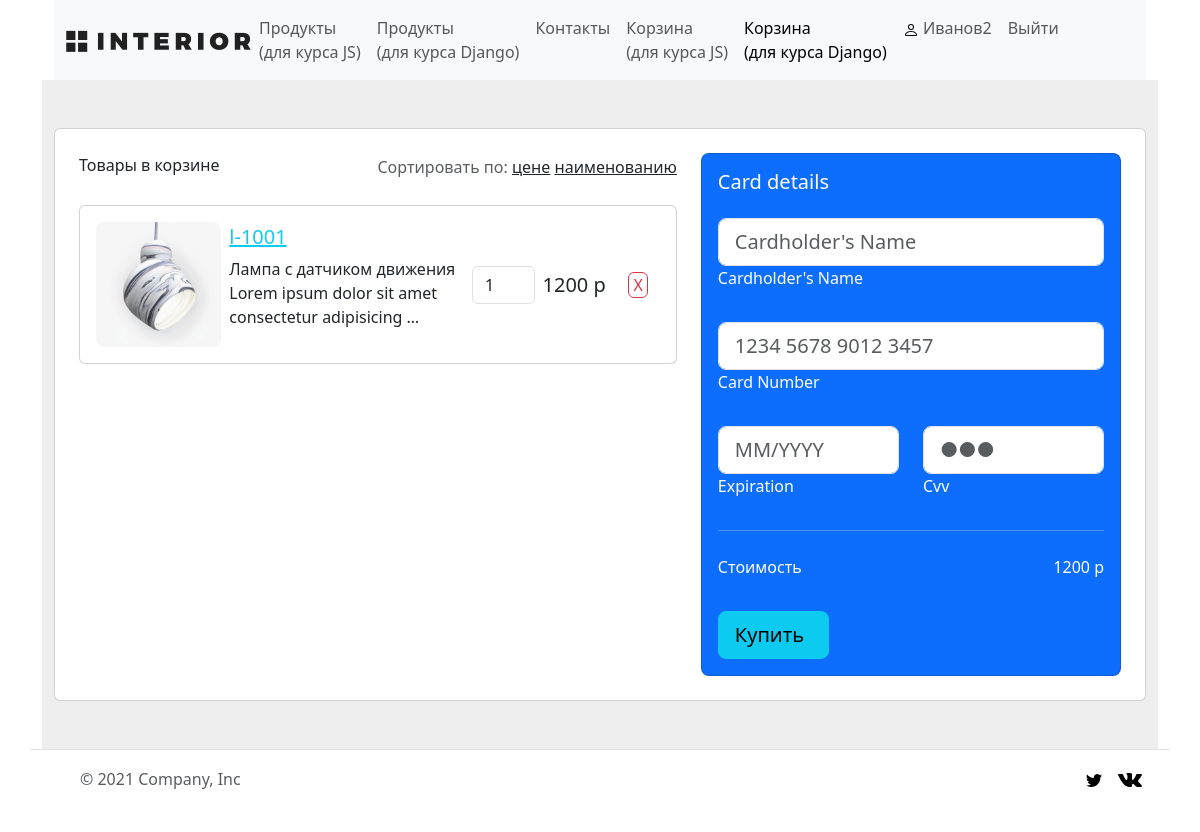
Before: /django_basket/ (signed in) with the older database file.
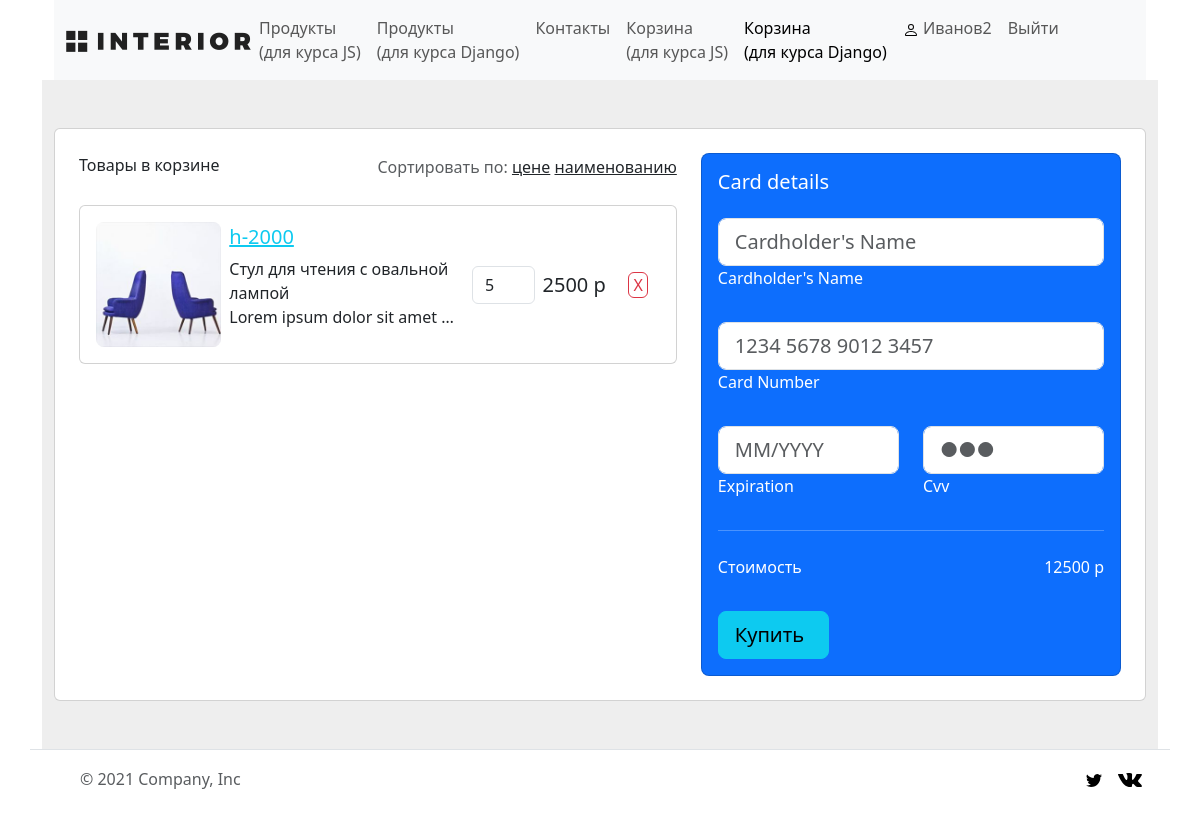
After: the same page with the newer database file.
### shop/models/basket_record.py (models this page shows, shortened)
class BasketRecord(models.Model):
    user = models.ForeignKey(
        verbose_name='Пользователь',
        to=settings.AUTH_USER_MODEL,
        on_delete=models.CASCADE,
    )
    product = models.ForeignKey(
        verbose_name='Товар',
        to='Product',
        on_delete=models.CASCADE,
    )
    count = models.PositiveSmallIntegerField(verbose_name='Количество')
    class Meta:
        verbose_name = 'Запись в корзине'
        verbose_name_plural = 'Записи в корзинах'
        ordering = ('user', 'product')
        unique_together = [['user', 'product']]

### shop/models/product.py (models this page shows, shortened)
class Product(models.Model):
    RATING_CHOICES = [(i, i) for i in range(1, 6)]
    title = models.CharField(
        verbose_name='Название товара',
        max_length=255,
        unique=True
    )
    rating = models.IntegerField(
        verbose_name='Оценка',
        null=True,
        blank=True,
        choices=RATING_CHOICES
    )
    short_description = models.CharField(
        verbose_name='Короткое описание',
        max_length=128
    )
    description = models.TextField(
        verbose_name='Описание',
        null=True,
        blank=True
    )
    price = models.DecimalField(
        verbose_name='Цена',
        max_digits=15,
        decimal_places=3,
    )
    date_updated = models.DateField(
        verbose_name='Дата изменения записи',
        auto_now=True
    )
    category = models.ForeignKey(
        verbose_name='Категория товара',
        to='ProductCategory',
        on_delete=models.CASCADE,
    )
    img = models.ImageField(
        verbose_name="Изображение товара",
        upload_to="img/%Y/%m/%d/",
    )
    quantity = models.PositiveIntegerField(
        verbose_name='Количество',
    )
    buyer = models.ManyToManyField(
        'Buyer',
        verbose_name='Покупатель',
    )
    class Meta:
        verbose_name = 'Продукт'
        verbose_name_plural = 'Продукты'
        ordering = ('title', 'date_updated')

### shop/views.py (the view, shortened to what this page needs)
class DjangoBasketView(ListView):
    template_name = 'shop/django_basket.html'
    model = BasketRecord
    context_object_name = 'records'
    def get_context_data(self, **kwargs):
        context = super().get_context_data(**kwargs)
        context['basket_value'] = 0
        records = BasketRecord.objects.filter(user=self.request.user)
        for record in records:
            context['basket_value'] += record.product.price * record.count
        context['sort_price'] = 'product__price'
        context['sort_title'] = 'product__title'
        if self.request.GET and self.request.GET.get('sort'):
            self.reverse_sort_parameter(
                ['sort_price', 'sort_title'],
                context
            )
        return context
    def get_queryset(self):
        queryset = BasketRecord.objects.filter(user=self.request.user)
        if self.request.GET and self.request.GET.get('sort'):
            sort_parameter = self.request.GET.get('sort')
            queryset = queryset.order_by(sort_parameter)
        return queryset

### shop/templates/shop/django_basket.html (shortened to what the changed rows need)
{% extends 'baseapp/base.html' %}
{% load static %}
{% block content %}
<div class="container">
   <section class="h-100 h-custom" style="background-color: #eee;">
      <div class="container py-5 h-100">
         <div class="row d-flex justify-content-center align-items-center h-100">
            <div class="col">
               <div class="card">
                  <div class="card-body p-4">
                     <div class="row">
                        <div class="col-lg-7">
                           <div class="basket-container">
                              {% for record in records %}
                              <div class="card mb-3">
                                 <div class="card-body">
                                    <div class="d-flex">
                                       <div class="d-flex flex-row align-items-center col-8">
                                          <div class="col-4">
                                             <img src="{{ record.product.img.url }}" class="img-fluid rounded-3"
                                                alt="Shopping item">
                                          </div>
                                          <div class="ms-2 col-8">
                                             <h5>
                                                <a href="{% url 'django_product_detail' record.product.pk %}"
                                                   class="link-info">
                                                   {{ record.product.title }}
                                                </a>
                                             </h5>
                                             <p class="mb-0">
                                                {{ record.product.description | linebreaks | truncatewords:10 }}
                                             </p>
                                          </div>
                                       </div>
                                       <div class="d-flex flex-row align-items-center col-4">
                                          <div class="col-4">
                                             <input type="number" class="counter form-control"
                                                value="{{ record.count }}">
                                          </div>
                                          <div class="col-6">
                                             <h5 class="ms-2 mb-0 product-price"
                                                data-product-price="{{record.product.price}}">
                                                {{ record.product.price|floatformat:"0" }} р
                                             </h5>
                                          </div>
                                          <form class="col-2" method="post"
                                             action="{% url 'django_remove_basket_record' record.pk %}">
                                             <button type="submit" class="btn btn-outline-danger px-1 py-0"
                                                title="Удалить">Х</button>
                                          </form>
                                       </div>
                                    </div>
                                 </div>
                              </div>
                              {% endfor %}
                           </div>
                        </div>
                        <div class="col-lg-5">
                           <div class="card bg-primary text-white rounded-3">
                              <div class="card-body">
                                 <div class="d-flex justify-content-between mb-4">
                                    <p class="mb-2">Стоимость</p>
                                    <p class="mb-2" id="basket-value">{{ basket_value|floatformat:"0" }} р
                                    </p>
                                 </div>
                              </div>
                           </div>
                        </div>
                     </div>
                  </div>
               </div>
            </div>
         </div>
      </div>
   </section>
</div>
{% endblock content %}

Changed rows visible on the page:
removed BasketRecord: product.img (picture), product "l-1001", product.description "Лампа с датчиком движения Lorem ipsum dolor sit amet consectetur adipisicing …", count "1", product.price "1200"
added BasketRecord: product.img (picture), product "h-2000", product.description "Стул для чтения с овальной лампой Lorem ipsum dolor sit amet …", count "5", product.price "2500"
Other visible differences:
{{ basket_value|floatformat:"0" }}: "1200" → "12500"
